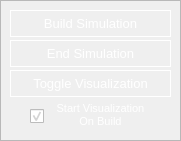
    <widget class="QFrame" name="button_frame">
     <property name="geometry">
      <rect>
       <x>10</x>
       <y>350</y>
       <width>181</width>
       <height>141</height>
      </rect>
     </property>
     <property name="frameShape">
      <enum>QFrame::StyledPanel</enum>
     </property>
     <property name="frameShadow">
      <enum>QFrame::Raised</enum>
     </property>
     <widget class="QCheckBox" name="start_visualization_on_build_checkbox">
      <property name="enabled">
       <bool>true</bool>
      </property>
      <property name="geometry">
       <rect>
        <x>30</x>
        <y>105</y>
        <width>21</width>
        <height>22</height>
       </rect>
      </property>
      <property name="sizePolicy">
       <sizepolicy hsizetype="Minimum" vsizetype="Fixed">
        <horstretch>0</horstretch>
        <verstretch>0</verstretch>
       </sizepolicy>
      </property>
      <property name="maximumSize">
       <size>
        <width>16777215</width>
        <height>22</height>
       </size>
      </property>
      <property name="font">
       <font>
        <pointsize>10</pointsize>
       </font>
      </property>
      <property name="toolTip">
       <string>&lt;!DOCTYPE HTML PUBLIC &quot;-//W3C//DTD HTML 4.0//EN&quot; &quot;http://www.w3.org/TR/REC-html40/strict.dtd&quot;&gt;
&lt;html&gt;&lt;head&gt;&lt;meta name=&quot;qrichtext&quot; content=&quot;1&quot; /&gt;&lt;style type=&quot;text/css&quot;&gt;
p, li { white-space: pre-wrap; }
&lt;/style&gt;&lt;/head&gt;&lt;body style=&quot; font-family:'Ubuntu'; font-size:11pt; font-weight:400; font-style:normal;&quot;&gt;
&lt;p style=&quot;-qt-paragraph-type:empty; margin-top:12px; margin-bottom:12px; margin-left:0px; margin-right:0px; -qt-block-indent:0; text-indent:0px;&quot;&gt;&lt;br /&gt;&lt;/p&gt;&lt;/body&gt;&lt;/html&gt;</string>
      </property>
      <property name="whatsThis">
       <string/>
      </property>
      <property name="styleSheet">
       <string notr="true">color: rgb(255, 255, 255);</string>
      </property>
      <property name="text">
       <string/>
      </property>
      <property name="checked">
       <bool>true</bool>
      </property>
     </widget>
     <widget class="QLabel" name="start_visualization_on_build_label">
      <property name="geometry">
       <rect>
        <x>55</x>
        <y>100</y>
        <width>91</width>
        <height>31</height>
       </rect>
      </property>
      <property name="font">
       <font>
        <pointsize>10</pointsize>
       </font>
      </property>
      <property name="styleSheet">
       <string notr="true">color: rgb(255, 255, 255);</string>
      </property>
      <property name="text">
       <string>&lt;html&gt;&lt;head/&gt;&lt;body&gt;&lt;p align=&quot;center&quot;&gt;&lt;span style=&quot; font-size:8pt;&quot;&gt;Start Visualization On Build&lt;/span&gt;&lt;/p&gt;&lt;/body&gt;&lt;/html&gt;</string>
      </property>
      <property name="alignment">
       <set>Qt::AlignCenter</set>
      </property>
      <property name="wordWrap">
       <bool>true</bool>
      </property>
      <property name="indent">
       <number>0</number>
      </property>
     </widget>
     <widget class="QPushButton" name="build_simulation_button">
      <property name="geometry">
       <rect>
        <x>10</x>
        <y>10</y>
        <width>161</width>
        <height>27</height>
       </rect>
      </property>
      <property name="font">
       <font>
        <pointsize>10</pointsize>
       </font>
      </property>
      <property name="styleSheet">
       <string notr="true">color: rgb(255, 255, 255);
border-color: rgb(255, 255, 255);
border: 1px solid white; 
</string>
      </property>
      <property name="text">
       <string>Build Simulation</string>
      </property>
     </widget>
     <widget class="QPushButton" name="clear_simulation_button">
      <property name="enabled">
       <bool>true</bool>
      </property>
      <property name="geometry">
       <rect>
        <x>10</x>
        <y>40</y>
        <width>161</width>
        <height>27</height>
       </rect>
      </property>
      <property name="font">
       <font>
        <pointsize>10</pointsize>
       </font>
      </property>
      <property name="styleSheet">
       <string notr="true">color: rgb(255, 255, 255);
border-color: rgb(255, 255, 255);
border: 1px solid white; 
</string>
      </property>
      <property name="text">
       <string>End Simulation</string>
      </property>
     </widget>
     <widget class="QPushButton" name="visualize_simulation_button">
      <property name="enabled">
       <bool>true</bool>
      </property>
      <property name="geometry">
       <rect>
        <x>10</x>
        <y>70</y>
        <width>161</width>
        <height>27</height>
       </rect>
      </property>
      <property name="font">
       <font>
        <pointsize>10</pointsize>
       </font>
      </property>
      <property name="styleSheet">
       <string notr="true">color: rgb(255, 255, 255);
border-color: rgb(255, 255, 255);
border: 1px solid white; 
</string>
      </property>
      <property name="text">
       <string>Toggle Visualization</string>
      </property>
     </widget>
    </widget>
